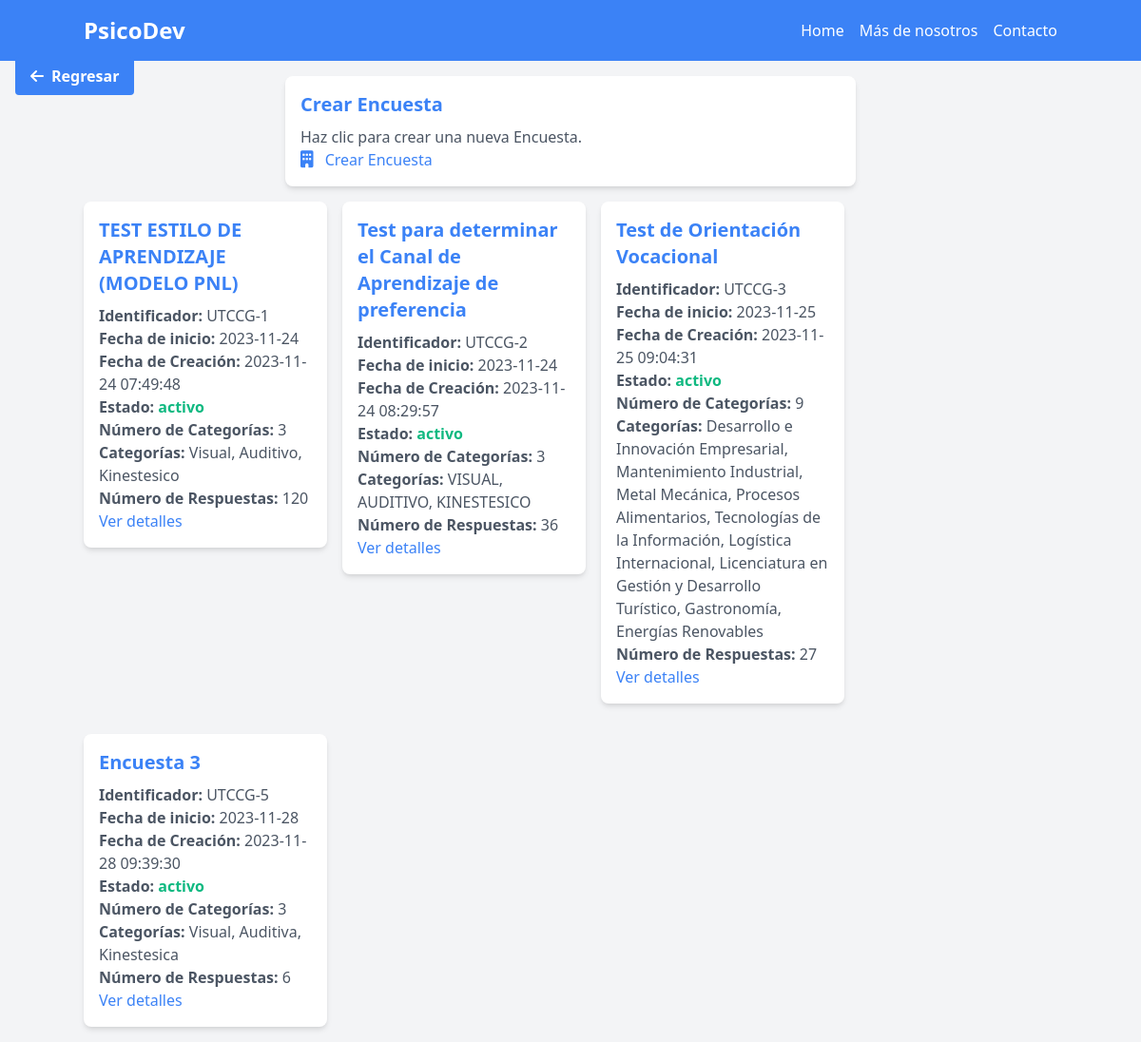
Screenshot of /encuesta.php (signed in) with the database file from the repository.
### tables this page shows
CREATE TABLE `datos` (
  `id` int(11) NOT NULL,
  `identificador` varchar(255) DEFAULT NULL,
  `nombre` varchar(255) DEFAULT NULL,
  `fechainicio` date DEFAULT NULL,
  `personal_id` int(11) DEFAULT NULL,
  `fecha_creacion` timestamp NULL DEFAULT NULL,
  `estado` varchar(255) DEFAULT NULL,
  `empresa_id` int(11) DEFAULT NULL,
  `tipo` varchar(255) DEFAULT NULL
);

### encuesta.php (the view, shortened to what this page needs)
<?php
include("bd.php");
$usuario_id = $_SESSION['usuario_id'];
$query = "SELECT * FROM datos WHERE personal_id = $usuario_id";
$result = mysqli_query($conexion, $query);
?>
<!DOCTYPE html>
<html lang="es">
<head>
    <?php include("links.php"); ?>
</head>
<body class="bg-gray-100">
    <a href="dashboardpersonal.php" class="absolute top-11 left-0 m-4 bg-blue-500 hover:bg-blue-700 text-white font-bold py-2 px-4 rounded flex items-center">
        <i class="fas fa-arrow-left mr-2"></i> Regresar
    </a>
    <?php include("navbar.php"); ?>
    <div class="w-1/2 mx-auto mt-4">
        <a href="crear_encuesta.php" class="text-blue-500 hover:underline mb-4">
            <div class="bg-white p-4 rounded-lg shadow-md">
                <h3 class="text-xl font-semibold mb-2">Crear Encuesta</h3>
                <p class="text-gray-600">Haz clic para crear una nueva Encuesta.</p>
                <i class="fas fa-building text-lg mr-2"></i>
                Crear Encuesta
            </div>
        </a>
    </div>
    <div class="container mx-auto mt-4 flex flex-wrap gap-4">
        <?php
        while ($row = mysqli_fetch_assoc($result)) {
            $identificador = $row['identificador'];
            $query_count_categorias = "SELECT COUNT(DISTINCT Categoria) AS num_categorias FROM preguntas WHERE identificador = '$identificador'";
            $result_count_categorias = mysqli_query($conexion, $query_count_categorias);
            $row_count_categorias = mysqli_fetch_assoc($result_count_categorias);
            $num_categorias = $row_count_categorias['num_categorias'];
            $query_categorias = "SELECT DISTINCT Categoria FROM preguntas WHERE identificador = '$identificador'";
            $result_categorias = mysqli_query($conexion, $query_categorias);
            $categorias = array();
            while ($row_categoria = mysqli_fetch_assoc($result_categorias)) {
                $categoria = $row_categoria['Categoria'];
                $categorias[] = $categoria;
            }
            $query_count_preguntas = "SELECT COUNT(*) AS num_preguntas FROM preguntas WHERE identificador = '$identificador'";
            $result_count_preguntas = mysqli_query($conexion, $query_count_preguntas);
            $row_count_preguntas = mysqli_fetch_assoc($result_count_preguntas);
            $num_preguntas = $row_count_preguntas['num_preguntas'];
        ?>
            <div class="w-full md:w-1/2 lg:w-1/4 xl:w-1/4">
                <div class="bg-white p-4 rounded-lg shadow-md mb-4">
                    <h3 class="text-xl font-semibold mb-2 text-blue-500"><?php echo $row['nombre']; ?></h3>
                    <p class="text-gray-600"><span class="font-bold">Identificador:</span> <?php echo $identificador; ?></p>
                    <p class="text-gray-600"><span class="font-bold">Fecha de inicio:</span> <?php echo $row['fechainicio']; ?></p>
                    <p class="text-gray-600"><span class="font-bold">Fecha de Creación:</span> <?php echo $row['fecha_creacion']; ?></p>
                    <p class="text-gray-600 font-bold">
                        Estado:
                        <span class="font-bold <?php echo $row['estado'] === 'activo' ? 'text-green-500' : 'text-red-500'; ?>">
                            <?php echo $row['estado']; ?>
                        </span>
                    </p>
                    <p class="text-gray-600"><span class="font-bold">Número de Categorías:</span> <?php echo $num_categorias; ?></p>
                    <p class="text-gray-600"><span class="font-bold">Categorías:</span> <?php echo implode(", ", $categorias); ?></p>
                    <p class="text-gray-600"><span class="font-bold">Número de Respuestas:</span> <?php echo $num_preguntas; ?></p>
                    <form action="detalle_encuesta.php" method="post">
                        <button type="submit" class="text-blue-500 hover:underline">Ver detalles</button>
                    </form>
                </div>
            </div>
        <?php
        }
        ?>
    </div>
</body>
</html>

### rows the page displays
datos: nombre "TEST ESTILO DE APRENDIZAJE (MODELO PNL)", identificador "UTCCG-1", fechainicio "2023-11-24", fecha_creacion "2023-11-24 07:49:48", estado "activo", num_categorias "3", categorias "Visual, Auditivo, Kinestesico", num_preguntas "120"
datos: nombre "Test para determinar el Canal de Aprendizaje de preferencia", identificador "UTCCG-2", fechainicio "2023-11-24", fecha_creacion "2023-11-24 08:29:57", estado "activo", num_categorias "3", categorias "VISUAL, AUDITIVO, KINESTESICO", num_preguntas "36"
datos: nombre "Test de Orientación Vocacional", identificador "UTCCG-3", fechainicio "2023-11-25", fecha_creacion "2023-11-25 09:04:31", estado "activo", num_categorias "9", categorias "Desarrollo e Innovación Empresarial, Mantenimiento Industrial, Metal Mecánica, Procesos Alimentarios, Tecnologías de la Información, Logística Internacional, Licenciatura en Gestión y Desarrollo Turístico, Gastronomía, Energías Renovables", num_preguntas "27"
datos: nombre "Encuesta 3", identificador "UTCCG-5", fechainicio "2023-11-28", fecha_creacion "2023-11-28 09:39:30", estado "activo", num_categorias "3", categorias "Visual, Auditiva, Kinestesica", num_preguntas "6"
